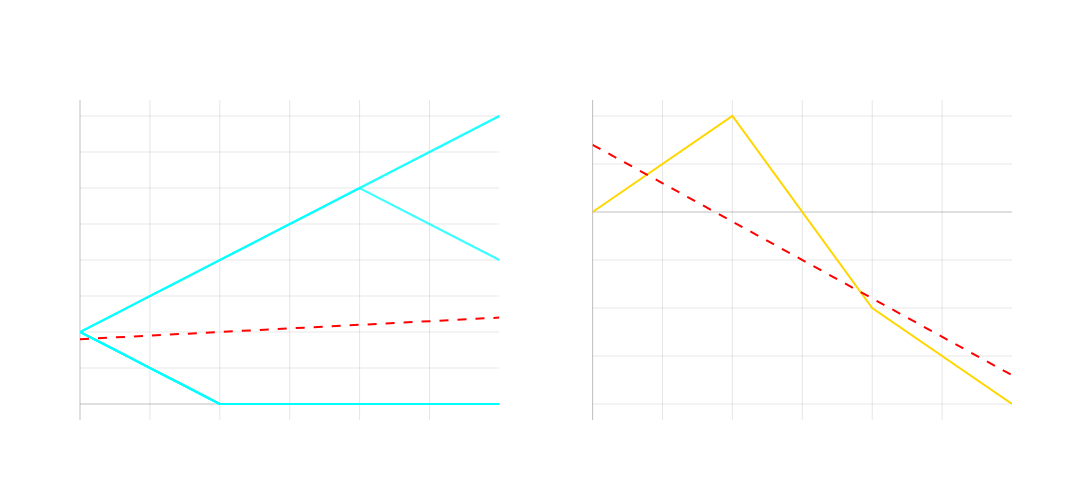
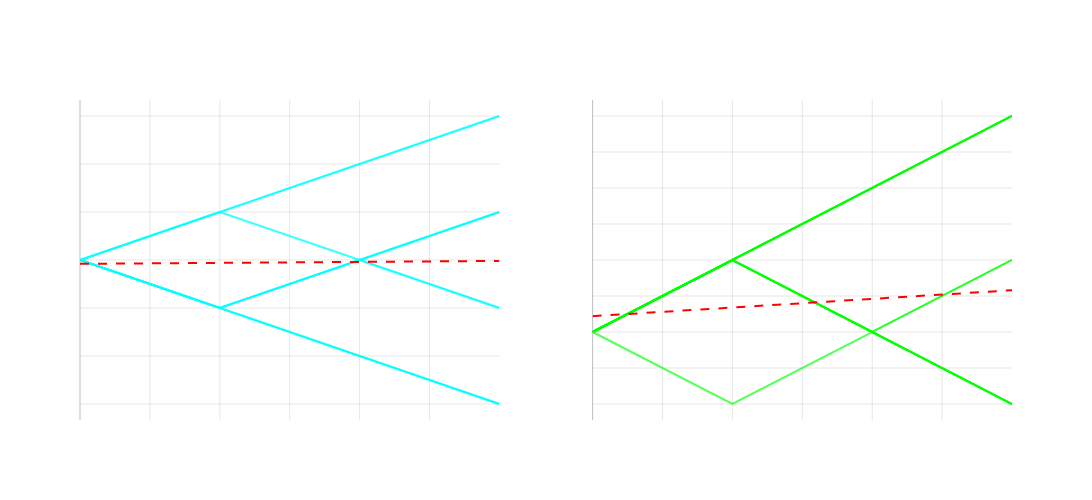

Source (notebook cell) for these figures, in order:
### Code cell
import numpy as np
import plotly.graph_objects as go
from plotly.subplots import make_subplots

n_players = 10
n_spins = 3
starting_wealth = 100
bet_size = 100
p_win = 18/38  # American roulette probability
payout = 1


np.random.seed(42)
player_wealths = np.zeros((n_players, n_spins + 1))
player_wealths[:, 0] = starting_wealth

casino_wealth = np.zeros(n_spins + 1)
casino_wealth[0] = 0

for i in range(n_spins):
    results = np.random.random(n_players) < p_win
    wins = results * bet_size * payout
    losses = ~results * bet_size
    net_results = wins - losses
    
    player_wealths[:, i+1] = player_wealths[:, i] + net_results
    casino_wealth[i+1] = casino_wealth[i] - sum(net_results)


for i in range(n_players):
    zero_indices = np.where(player_wealths[i] <= 0)[0]
    if len(zero_indices) > 0:
        first_zero = zero_indices[0]
        player_wealths[i, first_zero:] = 0


fig = make_subplots(
    rows=1, cols=2,
    subplot_titles=('Player Wealth Paths', 'Casino Wealth Path')
)

x_vals = np.arange(n_spins + 1)
for i in range(n_players):
    opacity = 0.3 + (0.7 * i/n_players)  # Varies from 0.3 to 1.0
    fig.add_trace(
        go.Scatter(
            x=x_vals,
            y=player_wealths[i],
            mode='lines',
            line=dict(color=f'rgba(0, 255, 255, {opacity})', width=2),
            showlegend=False
        ),
        row=1, col=1
    )

player_mean = np.mean(player_wealths, axis=0)
z = np.polyfit(x_vals, player_mean, 1)
p = np.poly1d(z)
fig.add_trace(
    go.Scatter(
        x=x_vals,
        y=p(x_vals),
        mode='lines',
        line=dict(color='red', width=2, dash='dash'),
        name='Player Trend',
        showlegend=False
    ),
    row=1, col=1
)

fig.add_trace(
    go.Scatter(
        x=x_vals,
        y=casino_wealth,
        mode='lines',
        line=dict(color='rgba(255, 215, 0, 1)', width=2),
        showlegend=False
    ),
    row=1, col=2
)

z_casino = np.polyfit(x_vals, casino_wealth, 1)
p_casino = np.poly1d(z_casino)
fig.add_trace(
    go.Scatter(
        x=x_vals,
        y=p_casino(x_vals),
        mode='lines',
        line=dict(color='red', width=2, dash='dash'),
        showlegend=False
    ),
    row=1, col=2
)

fig.update_layout(
    height=500,
    width=1100,
    showlegend=False,
    plot_bgcolor='rgba(0,0,0,0)',
    paper_bgcolor='rgba(0,0,0,0)',
    font=dict(color='white')
)

for i in range(1, 3):
    fig.update_xaxes(
        title='Number of Spins',
        showgrid=True,
        gridwidth=1,
        gridcolor='rgba(128,128,128,0.2)',
        zeroline=True,
        zerolinewidth=1,
        zerolinecolor='rgba(128,128,128,0.5)',
        row=1, col=i
    )
    fig.update_yaxes(
        title='Wealth ($)' if i == 1 else 'Casino Profit ($)',
        showgrid=True,
        gridwidth=1,
        gridcolor='rgba(128,128,128,0.2)',
        zeroline=True,
        zerolinewidth=1,
        zerolinecolor='rgba(128,128,128,0.5)',
        row=1, col=i
    )

fig.show()

print(f"Player wealth trendline slope: ${z[0]:.2f} per spin")
print(f"Casino wealth trendline slope: ${z_casino[0]:.2f} per spin")

n_players = 10
n_spins = 3
starting_wealth = 100
bet_size = 10

np.random.seed(42)

# Group 1: Game of Chance (negative EV)
chance_wealths = np.zeros((n_players, n_spins + 1))
chance_wealths[:, 0] = starting_wealth

# Group 2: Game with Optimal Action (positive EV) 
skilled_wealths = np.zeros((n_players, n_spins + 1))
skilled_wealths[:, 0] = starting_wealth

p_win_chance = 18/38  # Negative EV game
p_win_skilled = 0.55  # Positive EV game with optimal action

for i in range(n_spins):
    # Simulate Game of Chance results
    results_chance = np.random.random(n_players) < p_win_chance
    wins_chance = results_chance * bet_size
    losses_chance = ~results_chance * bet_size
    net_results_chance = wins_chance - losses_chance
    chance_wealths[:, i+1] = chance_wealths[:, i] + net_results_chance
    
    # Simulate Game with Optimal Action results
    results_skilled = np.random.random(n_players) < p_win_skilled
    wins_skilled = results_skilled * bet_size
    losses_skilled = ~results_skilled * bet_size
    net_results_skilled = wins_skilled - losses_skilled
    skilled_wealths[:, i+1] = skilled_wealths[:, i] + net_results_skilled

# Create figure with subplots
fig = make_subplots(
    rows=1, cols=2,
    subplot_titles=('Players in a Game of Chance', 'Players in a Game of Incomplete Information with Optimal Action')
)

# Add traces for Game of Chance players
x_vals = np.arange(n_spins + 1)
for i in range(n_players):
    opacity = 0.3 + (0.7 * i/n_players)
    fig.add_trace(
        go.Scatter(
            x=x_vals,
            y=chance_wealths[i],
            mode='lines',
            line=dict(color=f'rgba(0, 255, 255, {opacity})', width=2),
            showlegend=False
        ),
        row=1, col=1
    )

# Add Game of Chance trendline
chance_mean = np.mean(chance_wealths, axis=0)
z_chance = np.polyfit(x_vals, chance_mean, 1)
p_chance = np.poly1d(z_chance)
fig.add_trace(
    go.Scatter(
        x=x_vals,
        y=p_chance(x_vals),
        mode='lines',
        line=dict(color='red', width=2, dash='dash'),
        name='Trend',
        showlegend=False
    ),
    row=1, col=1
)

# Add traces for Skilled players
for i in range(n_players):
    opacity = 0.3 + (0.7 * i/n_players)
    fig.add_trace(
        go.Scatter(
            x=x_vals,
            y=skilled_wealths[i],
            mode='lines',
            line=dict(color=f'rgba(0, 255, 0, {opacity})', width=2),
            showlegend=False
        ),
        row=1, col=2
    )

# Add Skilled players trendline
skilled_mean = np.mean(skilled_wealths, axis=0)
z_skilled = np.polyfit(x_vals, skilled_mean, 1)
p_skilled = np.poly1d(z_skilled)
fig.add_trace(
    go.Scatter(
        x=x_vals,
        y=p_skilled(x_vals),
        mode='lines',
        line=dict(color='red', width=2, dash='dash'),
        name='Trend',
        showlegend=False
    ),
    row=1, col=2
)

# Update layout
fig.update_layout(
    height=500,
    width=1300,
    showlegend=False,
    plot_bgcolor='rgba(0,0,0,0)',
    paper_bgcolor='rgba(0,0,0,0)',
    font=dict(color='white')
)

# Update axes
for i in range(1, 3):
    fig.update_xaxes(
        title='Number of Spins',
        showgrid=True,
        gridwidth=1,
        gridcolor='rgba(128,128,128,0.2)',
        zeroline=True,
        zerolinewidth=1,
        zerolinecolor='rgba(128,128,128,0.5)',
        row=1, col=i
    )
    fig.update_yaxes(
        title='Wealth ($)',
        showgrid=True,
        gridwidth=1,
        gridcolor='rgba(128,128,128,0.2)',
        zeroline=True,
        zerolinewidth=1,
        zerolinecolor='rgba(128,128,128,0.5)',
        row=1, col=i
    )

fig.show()

# Print slopes of trendlines
print(f"Game of Chance wealth trendline slope: ${z_chance[0]:.2f} per spin")
print(f"Game with Optimal Action wealth trendline slope: ${z_skilled[0]:.2f} per spin")

### Figure 1 — Plotly figure (JSON) as saved in the notebook; plotly's stock layout.template omitted (floating-point values rounded to 4 significant figures)
{"data": [{"line": {"color": "rgba(0, 255, 255, 0.3)", "width": 2}, "mode": "lines", "showlegend": false, "type": "scatter", "x": [0, 1, 2, 3], "xaxis": "x", "y": [100.0, 200.0, 300.0, 200.0], "yaxis": "y"}, {"line": {"color": "rgba(0, 255, 255, 0.37)", "width": 2}, "mode": "lines", "showlegend": false, "type": "scatter", "x": [0, 1, 2, 3], "xaxis": "x", "y": [100.0, 0.0, 0.0, 0.0], "yaxis": "y"}, {"line": {"color": "rgba(0, 255, 255, 0.43999999999999995)", "width": 2}, "mode": "lines", "showlegend": false, "type": "scatter", "x": [0, 1, 2, 3], "xaxis": "x", "y": [100.0, 0.0, 0.0, 0.0], "yaxis": "y"}, {"line": {"color": "rgba(0, 255, 255, 0.51)", "width": 2}, "mode": "lines", "showlegend": false, "type": "scatter", "x": [0, 1, 2, 3], "xaxis": "x", "y": [100.0, 0.0, 0.0, 0.0], "yaxis": "y"}, {"line": {"color": "rgba(0, 255, 255, 0.58)", "width": 2}, "mode": "lines", "showlegend": false, "type": "scatter", "x": [0, 1, 2, 3], "xaxis": "x", "y": [100.0, 200.0, 300.0, 400.0], "yaxis": "y"}, {"line": {"color": "rgba(0, 255, 255, 0.6499999999999999)", "width": 2}, "mode": "lines", "showlegend": false, "type": "scatter", "x": [0, 1, 2, 3], "xaxis": "x", "y": [100.0, 200.0, 300.0, 200.0], "yaxis": "y"}, {"line": {"color": "rgba(0, 255, 255, 0.72)", "width": 2}, "mode": "lines", "showlegend": false, "type": "scatter", "x": [0, 1, 2, 3], "xaxis": "x", "y": [100.0, 200.0, 300.0, 400.0], "yaxis": "y"}, {"line": {"color": "rgba(0, 255, 255, 0.7899999999999999)", "width": 2}, "mode": "lines", "showlegend": false, "type": "scatter", "x": [0, 1, 2, 3], "xaxis": "x", "y": [100.0, 0.0, 0.0, 0.0], "yaxis": "y"}, {"line": {"color": "rgba(0, 255, 255, 0.8599999999999999)", "width": 2}, "mode": "lines", "showlegend": false, "type": "scatter", "x": [0, 1, 2, 3], "xaxis": "x", "y": [100.0, 0.0, 0.0, 0.0], "yaxis": "y"}, {"line": {"color": "rgba(0, 255, 255, 0.9299999999999999)", "width": 2}, "mode": "lines", "showlegend": false, "type": "scatter", "x": [0, 1, 2, 3], "xaxis": "x", "y": [100.0, 0.0, 0.0, 0.0], "yaxis": "y"}, {"line": {"color": "red", "dash": "dash", "width": 2}, "mode": "lines", "name": "Player Trend", "showlegend": false, "type": "scatter", "x": [0, 1, 2, 3], "xaxis": "x", "y": [90.0, 100.0, 110.0, 120.0], "yaxis": "y"}, {"line": {"color": "rgba(255, 215, 0, 1)", "width": 2}, "mode": "lines", "showlegend": false, "type": "scatter", "x": [0, 1, 2, 3], "xaxis": "x2", "y": [0.0, 200.0, -200.0, -400.0], "yaxis": "y2"}, {"line": {"color": "red", "dash": "dash", "width": 2}, "mode": "lines", "showlegend": false, "type": "scatter", "x": [0, 1, 2, 3], "xaxis": "x2", "y": [140.0, -20.0, -180.0, -340.0], "yaxis": "y2"}], "layout": {"annotations": [{"font": {"size": 16}, "showarrow": false, "text": "Player Wealth Paths", "x": 0.225, "xanchor": "center", "xref": "paper", "y": 1, "yanchor": "bottom", "yref": "paper"}, {"font": {"size": 16}, "showarrow": false, "text": "Casino Wealth Path", "x": 0.775, "xanchor": "center", "xref": "paper", "y": 1, "yanchor": "bottom", "yref": "paper"}], "font": {"color": "white"}, "height": 500, "paper_bgcolor": "rgba(0,0,0,0)", "plot_bgcolor": "rgba(0,0,0,0)", "showlegend": false, "width": 1100, "xaxis": {"anchor": "y", "domain": [0, 0.45], "gridcolor": "rgba(128,128,128,0.2)", "gridwidth": 1, "showgrid": true, "title": {"text": "Number of Spins"}, "zeroline": true, "zerolinecolor": "rgba(128,128,128,0.5)", "zerolinewidth": 1}, "xaxis2": {"anchor": "y2", "domain": [0.55, 1], "gridcolor": "rgba(128,128,128,0.2)", "gridwidth": 1, "showgrid": true, "title": {"text": "Number of Spins"}, "zeroline": true, "zerolinecolor": "rgba(128,128,128,0.5)", "zerolinewidth": 1}, "yaxis": {"anchor": "x", "domain": [0, 1], "gridcolor": "rgba(128,128,128,0.2)", "gridwidth": 1, "showgrid": true, "title": {"text": "Wealth ($)"}, "zeroline": true, "zerolinecolor": "rgba(128,128,128,0.5)", "zerolinewidth": 1}, "yaxis2": {"anchor": "x2", "domain": [0, 1], "gridcolor": "rgba(128,128,128,0.2)", "gridwidth": 1, "showgrid": true, "title": {"text": "Casino Profit ($)"}, "zeroline": true, "zerolinecolor": "rgba(128,128,128,0.5)", "zerolinewidth": 1}}}

### Figure 2 — Plotly figure (JSON) as saved in the notebook; plotly's stock layout.template omitted (floating-point values rounded to 4 significant figures)
{"data": [{"line": {"color": "rgba(0, 255, 255, 0.3)", "width": 2}, "mode": "lines", "showlegend": false, "type": "scatter", "x": [0, 1, 2, 3], "xaxis": "x", "y": [100.0, 110.0, 100.0, 110.0], "yaxis": "y"}, {"line": {"color": "rgba(0, 255, 255, 0.37)", "width": 2}, "mode": "lines", "showlegend": false, "type": "scatter", "x": [0, 1, 2, 3], "xaxis": "x", "y": [100.0, 90.0, 100.0, 90.0], "yaxis": "y"}, {"line": {"color": "rgba(0, 255, 255, 0.43999999999999995)", "width": 2}, "mode": "lines", "showlegend": false, "type": "scatter", "x": [0, 1, 2, 3], "xaxis": "x", "y": [100.0, 90.0, 100.0, 110.0], "yaxis": "y"}, {"line": {"color": "rgba(0, 255, 255, 0.51)", "width": 2}, "mode": "lines", "showlegend": false, "type": "scatter", "x": [0, 1, 2, 3], "xaxis": "x", "y": [100.0, 90.0, 100.0, 90.0], "yaxis": "y"}, {"line": {"color": "rgba(0, 255, 255, 0.58)", "width": 2}, "mode": "lines", "showlegend": false, "type": "scatter", "x": [0, 1, 2, 3], "xaxis": "x", "y": [100.0, 110.0, 120.0, 130.0], "yaxis": "y"}, {"line": {"color": "rgba(0, 255, 255, 0.6499999999999999)", "width": 2}, "mode": "lines", "showlegend": false, "type": "scatter", "x": [0, 1, 2, 3], "xaxis": "x", "y": [100.0, 110.0, 100.0, 90.0], "yaxis": "y"}, {"line": {"color": "rgba(0, 255, 255, 0.72)", "width": 2}, "mode": "lines", "showlegend": false, "type": "scatter", "x": [0, 1, 2, 3], "xaxis": "x", "y": [100.0, 110.0, 120.0, 130.0], "yaxis": "y"}, {"line": {"color": "rgba(0, 255, 255, 0.7899999999999999)", "width": 2}, "mode": "lines", "showlegend": false, "type": "scatter", "x": [0, 1, 2, 3], "xaxis": "x", "y": [100.0, 90.0, 80.0, 70.0], "yaxis": "y"}, {"line": {"color": "rgba(0, 255, 255, 0.8599999999999999)", "width": 2}, "mode": "lines", "showlegend": false, "type": "scatter", "x": [0, 1, 2, 3], "xaxis": "x", "y": [100.0, 90.0, 80.0, 70.0], "yaxis": "y"}, {"line": {"color": "rgba(0, 255, 255, 0.9299999999999999)", "width": 2}, "mode": "lines", "showlegend": false, "type": "scatter", "x": [0, 1, 2, 3], "xaxis": "x", "y": [100.0, 90.0, 100.0, 110.0], "yaxis": "y"}, {"line": {"color": "red", "dash": "dash", "width": 2}, "mode": "lines", "name": "Trend", "showlegend": false, "type": "scatter", "x": [0, 1, 2, 3], "xaxis": "x", "y": [99.2, 99.4, 99.6, 99.8], "yaxis": "y"}, {"line": {"color": "rgba(0, 255, 0, 0.3)", "width": 2}, "mode": "lines", "showlegend": false, "type": "scatter", "x": [0, 1, 2, 3], "xaxis": "x2", "y": [100.0, 110.0, 100.0, 90.0], "yaxis": "y2"}, {"line": {"color": "rgba(0, 255, 0, 0.37)", "width": 2}, "mode": "lines", "showlegend": false, "type": "scatter", "x": [0, 1, 2, 3], "xaxis": "x2", "y": [100.0, 90.0, 100.0, 90.0], "yaxis": "y2"}, {"line": {"color": "rgba(0, 255, 0, 0.43999999999999995)", "width": 2}, "mode": "lines", "showlegend": false, "type": "scatter", "x": [0, 1, 2, 3], "xaxis": "x2", "y": [100.0, 90.0, 100.0, 90.0], "yaxis": "y2"}, {"line": {"color": "rgba(0, 255, 0, 0.51)", "width": 2}, "mode": "lines", "showlegend": false, "type": "scatter", "x": [0, 1, 2, 3], "xaxis": "x2", "y": [100.0, 110.0, 100.0, 90.0], "yaxis": "y2"}, {"line": {"color": "rgba(0, 255, 0, 0.58)", "width": 2}, "mode": "lines", "showlegend": false, "type": "scatter", "x": [0, 1, 2, 3], "xaxis": "x2", "y": [100.0, 110.0, 100.0, 90.0], "yaxis": "y2"}, {"line": {"color": "rgba(0, 255, 0, 0.6499999999999999)", "width": 2}, "mode": "lines", "showlegend": false, "type": "scatter", "x": [0, 1, 2, 3], "xaxis": "x2", "y": [100.0, 110.0, 100.0, 90.0], "yaxis": "y2"}, {"line": {"color": "rgba(0, 255, 0, 0.72)", "width": 2}, "mode": "lines", "showlegend": false, "type": "scatter", "x": [0, 1, 2, 3], "xaxis": "x2", "y": [100.0, 110.0, 120.0, 130.0], "yaxis": "y2"}, {"line": {"color": "rgba(0, 255, 0, 0.7899999999999999)", "width": 2}, "mode": "lines", "showlegend": false, "type": "scatter", "x": [0, 1, 2, 3], "xaxis": "x2", "y": [100.0, 110.0, 120.0, 130.0], "yaxis": "y2"}, {"line": {"color": "rgba(0, 255, 0, 0.8599999999999999)", "width": 2}, "mode": "lines", "showlegend": false, "type": "scatter", "x": [0, 1, 2, 3], "xaxis": "x2", "y": [100.0, 110.0, 100.0, 110.0], "yaxis": "y2"}, {"line": {"color": "rgba(0, 255, 0, 0.9299999999999999)", "width": 2}, "mode": "lines", "showlegend": false, "type": "scatter", "x": [0, 1, 2, 3], "xaxis": "x2", "y": [100.0, 110.0, 120.0, 130.0], "yaxis": "y2"}, {"line": {"color": "red", "dash": "dash", "width": 2}, "mode": "lines", "name": "Trend", "showlegend": false, "type": "scatter", "x": [0, 1, 2, 3], "xaxis": "x2", "y": [102.2, 103.4, 104.6, 105.8], "yaxis": "y2"}], "layout": {"annotations": [{"font": {"size": 16}, "showarrow": false, "text": "Players in a Game of Chance", "x": 0.225, "xanchor": "center", "xref": "paper", "y": 1, "yanchor": "bottom", "yref": "paper"}, {"font": {"size": 16}, "showarrow": false, "text": "Players in a Game of Incomplete Information with Optimal Action", "x": 0.775, "xanchor": "center", "xref": "paper", "y": 1, "yanchor": "bottom", "yref": "paper"}], "font": {"color": "white"}, "height": 500, "paper_bgcolor": "rgba(0,0,0,0)", "plot_bgcolor": "rgba(0,0,0,0)", "showlegend": false, "width": 1300, "xaxis": {"anchor": "y", "domain": [0, 0.45], "gridcolor": "rgba(128,128,128,0.2)", "gridwidth": 1, "showgrid": true, "title": {"text": "Number of Spins"}, "zeroline": true, "zerolinecolor": "rgba(128,128,128,0.5)", "zerolinewidth": 1}, "xaxis2": {"anchor": "y2", "domain": [0.55, 1], "gridcolor": "rgba(128,128,128,0.2)", "gridwidth": 1, "showgrid": true, "title": {"text": "Number of Spins"}, "zeroline": true, "zerolinecolor": "rgba(128,128,128,0.5)", "zerolinewidth": 1}, "yaxis": {"anchor": "x", "domain": [0, 1], "gridcolor": "rgba(128,128,128,0.2)", "gridwidth": 1, "showgrid": true, "title": {"text": "Wealth ($)"}, "zeroline": true, "zerolinecolor": "rgba(128,128,128,0.5)", "zerolinewidth": 1}, "yaxis2": {"anchor": "x2", "domain": [0, 1], "gridcolor": "rgba(128,128,128,0.2)", "gridwidth": 1, "showgrid": true, "title": {"text": "Wealth ($)"}, "zeroline": true, "zerolinecolor": "rgba(128,128,128,0.5)", "zerolinewidth": 1}}}
